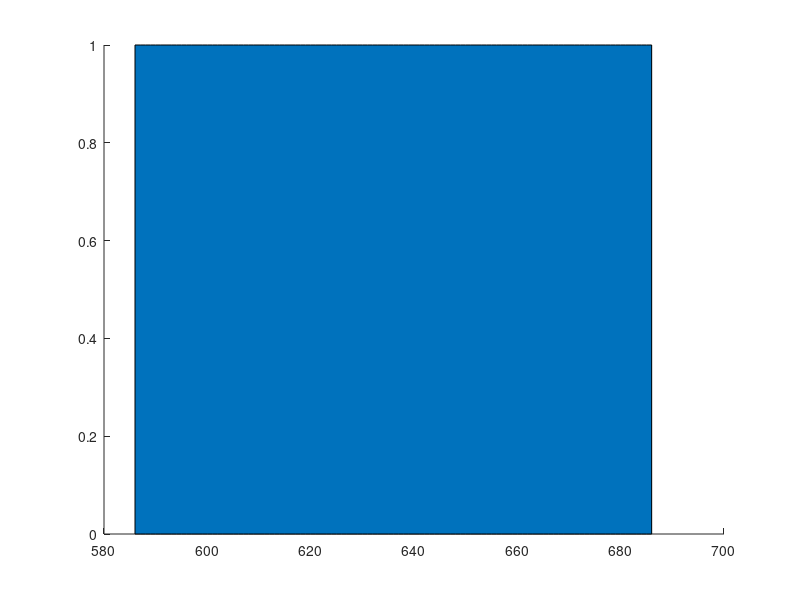

The MATLAB script that drew this image:
hold on
R_err = 1e-16;

m = 4;
eta = 1;
dx = 1.4424e-09;

sigma_max = -(m+1)*log(R_err)/2/eta/dx;

npml = 100;

pml = 0:npml;

sigma_x = ones(size(pml)); %*(1-pml/npml).^m;

test = area(686-pml,sigma_x);



% hold on 
% x = 0:461;
% 
% plot(461-x,0.01+1./(0.3*x));